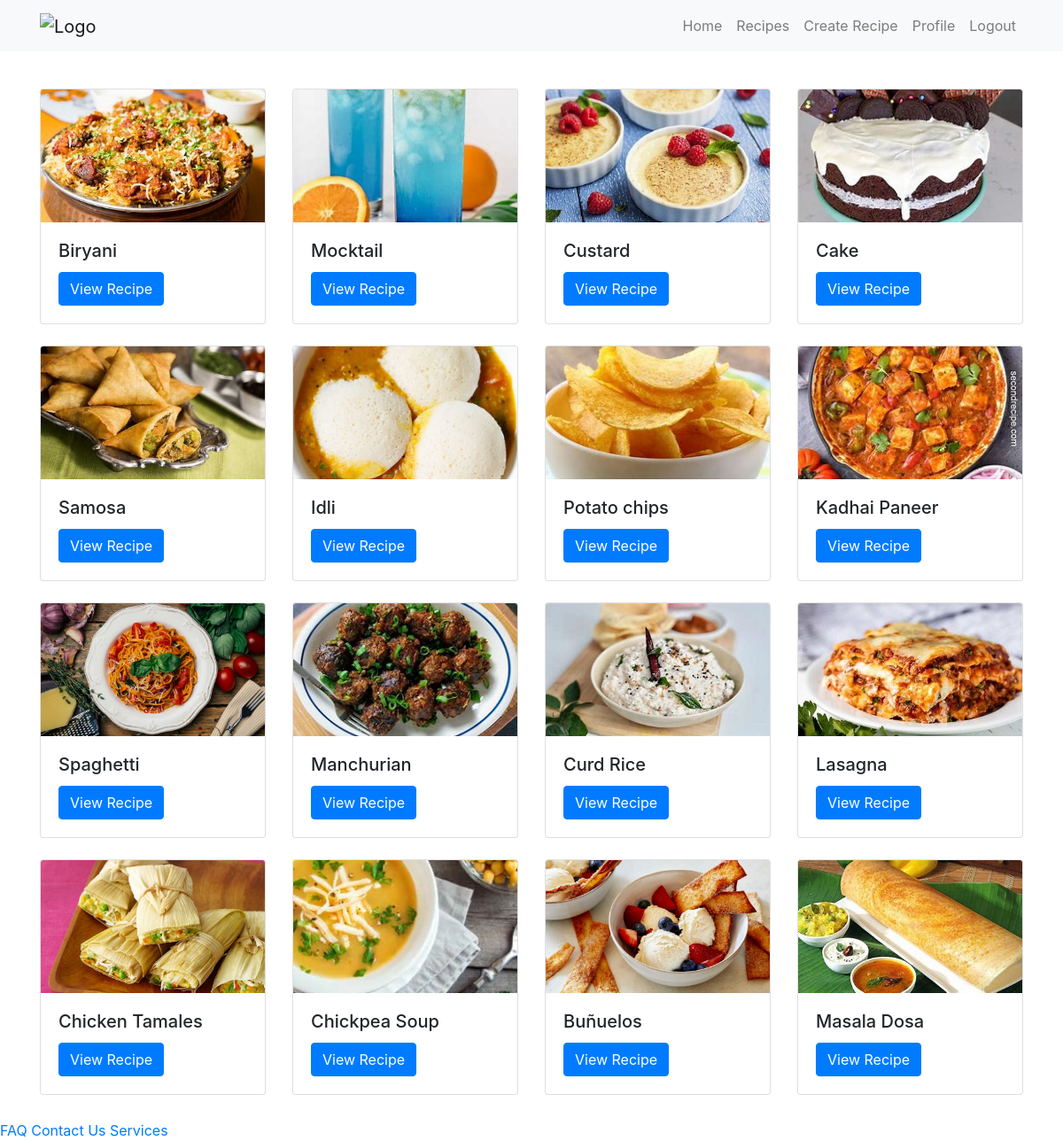
/userprofile/home/ (signed in), run on an earlier commit of the app's database.
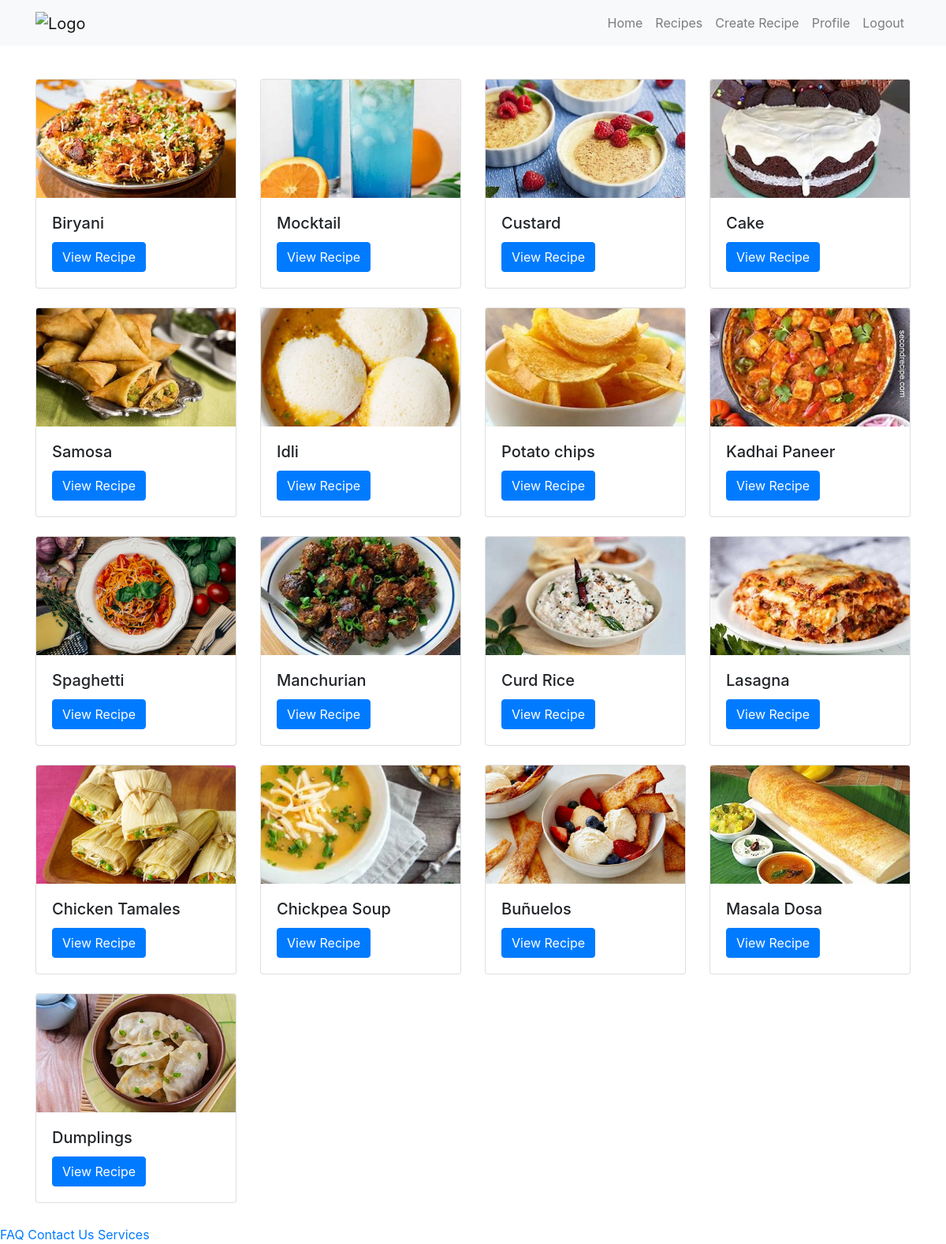
And on a later commit of the database.
### recipe/models.py (models this page shows, shortened)
class RecipeModel(models.Model):
    chef = models.ForeignKey(get_user_model(),on_delete=models.CASCADE,related_name="RecipeModel_chef",null=True,blank=True)
    recipe_name = models.CharField(max_length=200)
    picture = models.ImageField(upload_to='recipes/',blank=True,null=True)
    cuisine = models.CharField(max_length=100, default='Unknown')
    time_to_cook = models.CharField(max_length=100,default=0)
    food_type = models.CharField(max_length=100,default='Unknown')
    description = models.TextField()
    ingredients = models.TextField(blank=True, null=True)
    updated_at = models.DateTimeField(auto_now=True)
    created_at = models.DateTimeField(auto_now_add=True, editable=False)

### userprofile/views.py (the view)
# urls.py: path('home/',home_view,name="home_view"),
def home_view(request):
    if request.user.is_authenticated:
        recipes = RecipeModel.objects.all()
        context = {
            'recipes': recipes
        }
        return render(request, 'home.html', context)
    else:
        return redirect('login_view')

### userprofile/templates/home.html (shortened to what this page needs)
{% extends "base.html" %}
{% block body %}
{% include "navbar.html" %}
<div class="container mt-5 pt-1 ">
    <div class="recipe-list  mb-1 mt-5">
        <div class="row">
            {% for recipe in recipes %}
                <div class="col-md-3 mb-4">
                    <div class="card">
                        <img src="{{ recipe.picture.url }}" class="card-img-top" style="height: 150px; object-fit: cover;" alt="{{ recipe.recipe_name }}">
                        <div class="card-body">
                            <h5 class="card-title">{{ recipe.recipe_name }}</h5>
                            {% if user.is_authenticated %}
                                <a href="{% url 'recipe_detail' recipe.id %}" class="btn btn-primary">View Recipe</a>
                            {% else %}
                                <a href="{% url 'login' %}" class="btn btn-primary">Login to View</a>
                            {% endif %}
                        </div>
                    </div>
                </div>
            {% endfor %}
        </div>
    </div>
</div>
<div class="footer">
    <a href="{% url 'faq' %}">FAQ</a>
    <a href="{% url 'contact' %}">Contact Us</a>
    <a href="{% url 'services' %}">Services</a>
</div>
{% endblock %}

What changed in the data, as far as the page shows it:
added RecipeModel: picture (picture), recipe_name "Dumplings"
